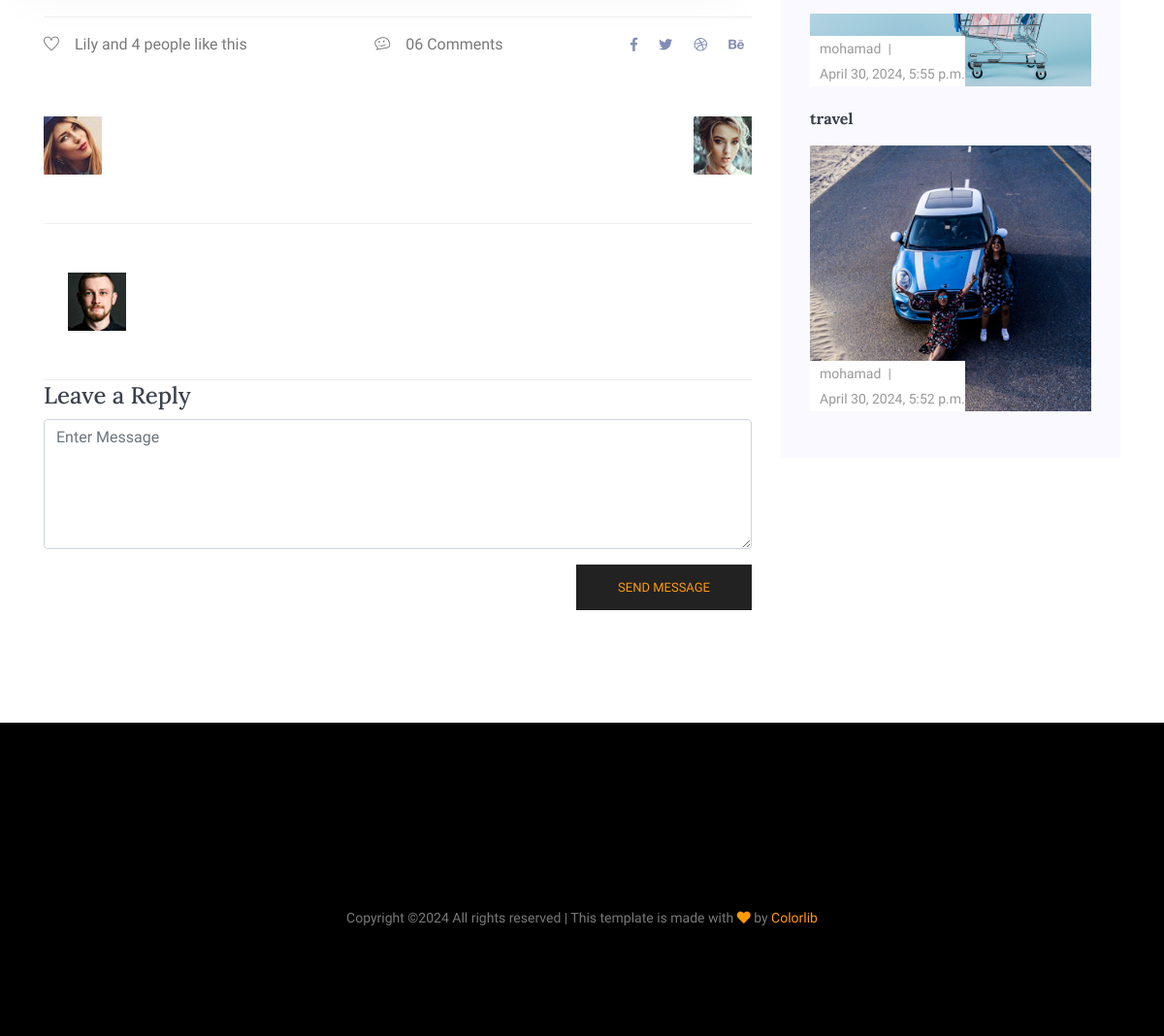
Before: /detail/food-awareness-health (lower part) with the older database file.
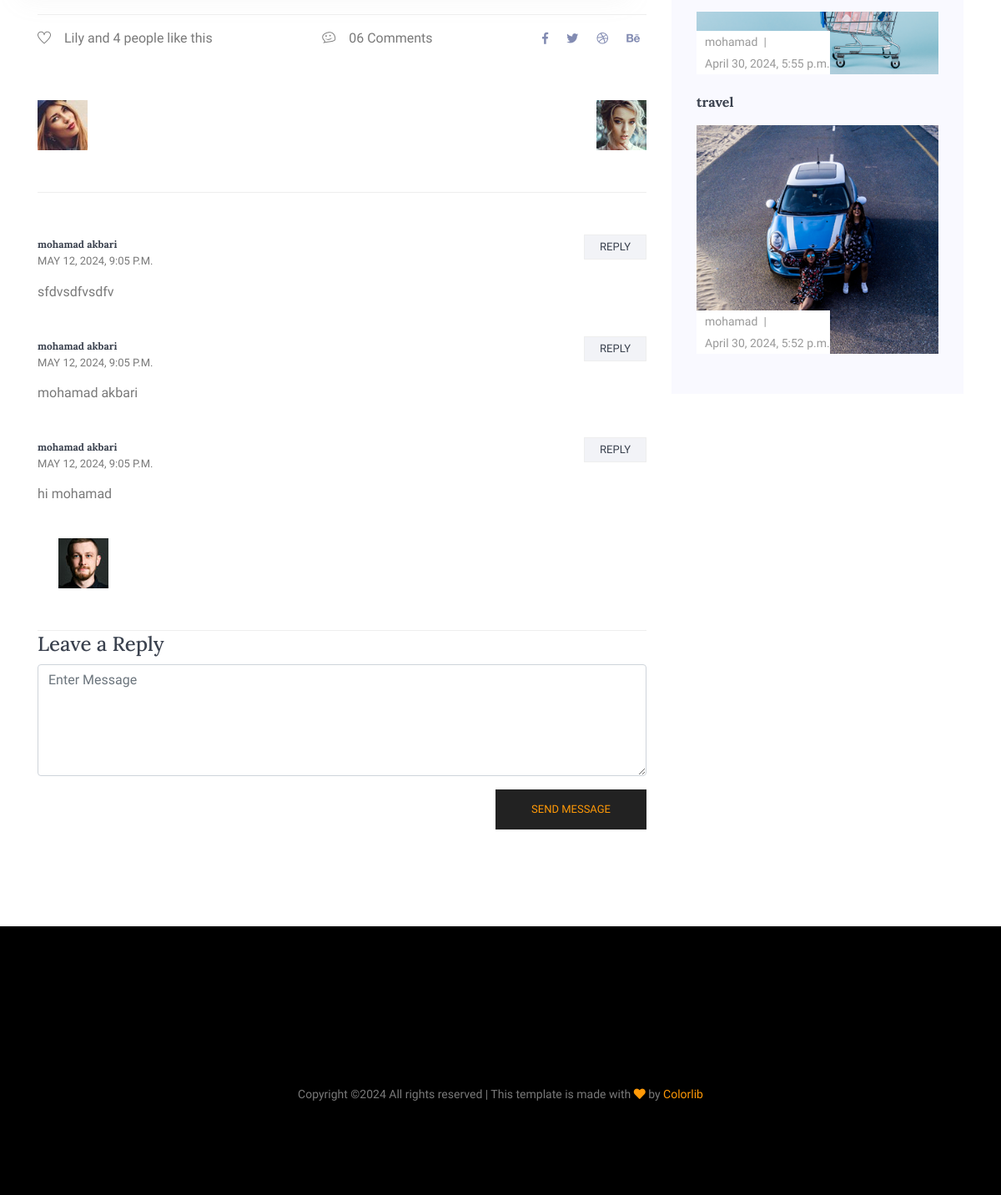
After: the same page with the newer database file.
### blog/models.py (models this page shows, shortened)
class Article(models.Model):
    auth = models.ForeignKey(User, on_delete=models.CASCADE)
    category = models.ManyToManyField(Category)
    img = models.ImageField(blank=True, null=True)
    imglist = models.ImageField(blank=True, null=True)
    title = models.CharField(max_length=200, blank=True, null=True)
    body = models.TextField()
    quote = models.TextField(null=True, blank=True)
    pub = models.BooleanField(default=True)
    created_at = models.DateTimeField(auto_now_add=True)
    slug = models.SlugField(unique=True, blank=True, null=True)
    class Meta:
        ordering = ('-created_at',)

class Comment(models.Model):
    article = models.ForeignKey(Article, on_delete=models.CASCADE, related_name='comments')
    user = models.ForeignKey(User, on_delete=models.CASCADE, related_name='comments',null=True)
    parent = models.ForeignKey('self', on_delete=models.CASCADE, related_name='replies',null=True,blank=True)
    text = models.TextField(null=True)
    create = models.DateTimeField(auto_now_add=True)

### blog/views.py (the view)
# urls.py: path('detail/<str:slug>', views.post_detail, name='article'),
def post_detail(request, slug):
    detail = get_object_or_404(Article, slug=slug)
    if request.method == 'POST':
        text = request.POST.get('text')
        Comment.objects.create(text=text, user=request.user, article=detail)
    return render(request, 'blog/blog-details.html', {'detail': detail})

### blog/models.py (called while the page is built)
    def __str__(self):
        return self.title

### context_processors/context_processors.py (called while the page is built)
def recent_articles(request):
    recent_article = Article.objects.order_by('-created_at')[:3]
    category = Category.objects.all()
    return {'recent_article': recent_article, 'category': category}

### blog/templates/blog/blog-details.html (shortened to what the changed rows need)
{% extends 'base.html' %}
{% load static %}
{% block content %}
<body>
  <section class="blog-post-area section-margin">
    <div class="container">
      <div class="row">
        <div class="col-lg-8">
                <div class="comments-area">
                    {% for comment in detail.comments.all %}
                    <div class="comment-list">
                        <div class="single-comment justify-content-between d-flex">
                            <div class="user justify-content-between d-flex">
                                <div class="desc">
                                    <h5><a href="#">{{ comment.user.get_full_name }}</a></h5>
                                    <p class="date">{{ comment.create }} </p>
                                    <p class="comment">
                                        {{ comment.text }}
                                    </p>
                                </div>
                            </div>
                            <div class="reply-btn">
                                    <a href="" class="btn-reply text-uppercase">reply</a>
                            </div>
                        </div>
                    </div>
                    {% endfor %}
                </div>
        </div>
{% include 'include/sidebar.html' %}
          </div>
  </section>
{% endblock %}

### templates/include/sidebar.html (shortened to what this page needs)
{% load static %}
<div class="col-lg-4 sidebar-widgets">
              <div class="widget-wrap">
                <div class="single-sidebar-widget popular-post-widget">
                  <div class="popular-post-list">
                    <div class="single-post-list">
                        {% for recent in recent_article %}
                      <div class="details mt-20">
                        <a href="{% url 'detail:list' %}">
                          <h6>{{ recent.title }}</h6>
                        </a>
                      </div>
                    </div>
                    <div class="single-post-list">
                      <div class="thumb">
                        <img class="card-img rounded-0" src="{{ recent.img.url }}" alt="">
                        <ul class="thumb-info">
                          <li>{{ recent.auth }}</li>
                          <li>{{ recent.created_at }}</li>
                        </ul>
                      </div>
                        {% endfor %}
                    </div>
                  </div>
                </div>
                </div>
              </div>
            </div>

Changed rows visible on the page:
added Comment: user.get_full_name "mohamad akbari", create "MAY 12, 2024, 9:05 P.M.", text "sfdvsdfvsdfv"
added Comment: user.get_full_name "mohamad akbari", create "MAY 12, 2024, 9:05 P.M.", text "mohamad akbari"
added Comment: user.get_full_name "mohamad akbari", create "MAY 12, 2024, 9:05 P.M.", text "hi mohamad"
